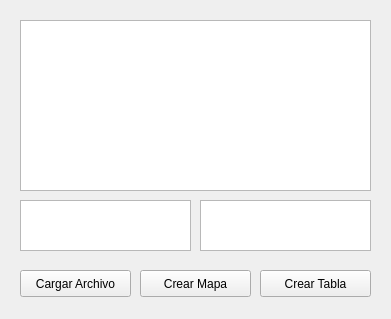
<?xml version="1.0" encoding="UTF-8"?>
<ui version="4.0">
 <class>MainWindow</class>
 <widget class="QMainWindow" name="MainWindow">
  <property name="windowModality">
   <enum>Qt::WindowModal</enum>
  </property>
  <property name="geometry">
   <rect>
    <x>0</x>
    <y>0</y>
    <width>391</width>
    <height>319</height>
   </rect>
  </property>
  <property name="windowTitle">
   <string>Ventana Principal</string>
  </property>
  <widget class="QWidget" name="centralwidget">
   <widget class="QPlainTextEdit" name="characters">
    <property name="geometry">
     <rect>
      <x>20</x>
      <y>20</y>
      <width>351</width>
      <height>171</height>
     </rect>
    </property>
   </widget>
   <widget class="QPlainTextEdit" name="root_node">
    <property name="geometry">
     <rect>
      <x>20</x>
      <y>200</y>
      <width>171</width>
      <height>51</height>
     </rect>
    </property>
    <property name="placeholderText">
     <string/>
    </property>
   </widget>
   <widget class="QPlainTextEdit" name="last_node">
    <property name="geometry">
     <rect>
      <x>200</x>
      <y>200</y>
      <width>171</width>
      <height>51</height>
     </rect>
    </property>
   </widget>
   <widget class="QPushButton" name="load_file">
    <property name="geometry">
     <rect>
      <x>20</x>
      <y>270</y>
      <width>111</width>
      <height>27</height>
     </rect>
    </property>
    <property name="text">
     <string>Cargar Archivo</string>
    </property>
   </widget>
   <widget class="QPushButton" name="create_map">
    <property name="geometry">
     <rect>
      <x>140</x>
      <y>270</y>
      <width>111</width>
      <height>27</height>
     </rect>
    </property>
    <property name="text">
     <string>Crear Mapa</string>
    </property>
   </widget>
   <widget class="QPushButton" name="create_table">
    <property name="geometry">
     <rect>
      <x>260</x>
      <y>270</y>
      <width>111</width>
      <height>27</height>
     </rect>
    </property>
    <property name="text">
     <string>Crear Tabla</string>
    </property>
   </widget>
  </widget>
 </widget>
 <resources/>
 <connections/>
</ui>
